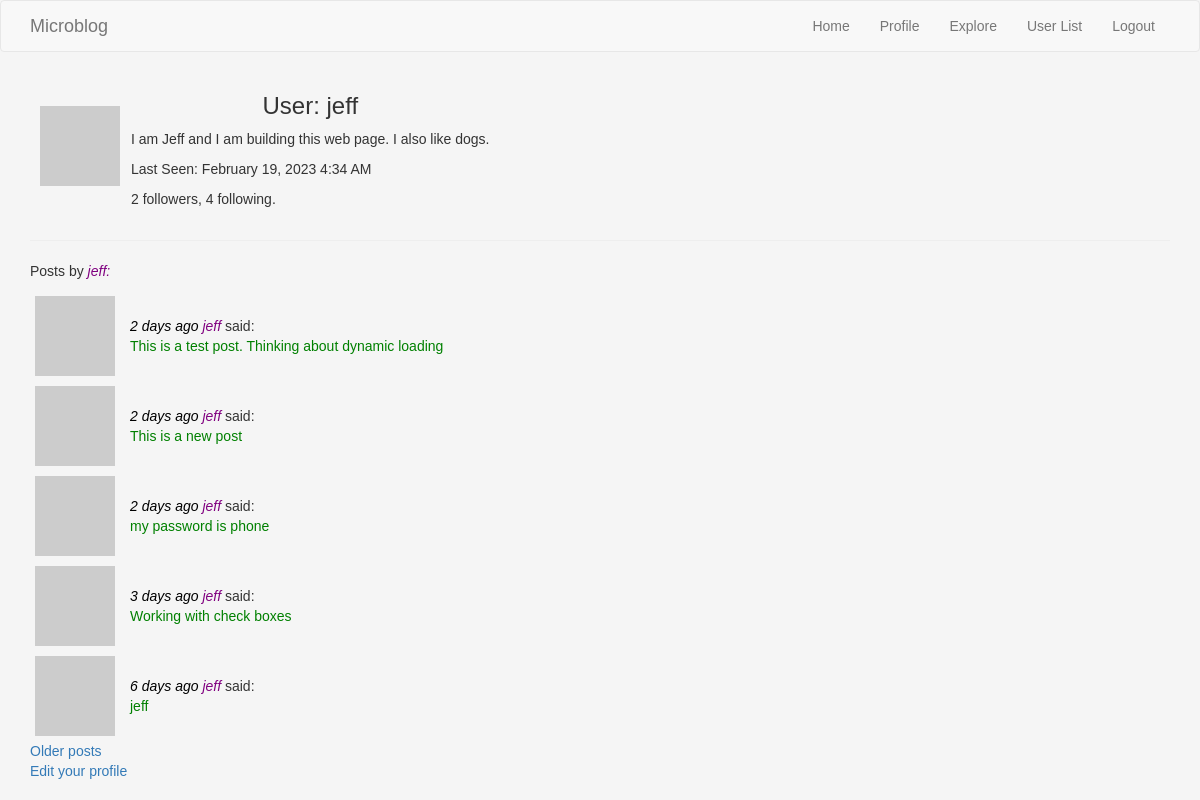
/user/jeff (signed in), run on an earlier commit of the app's database.
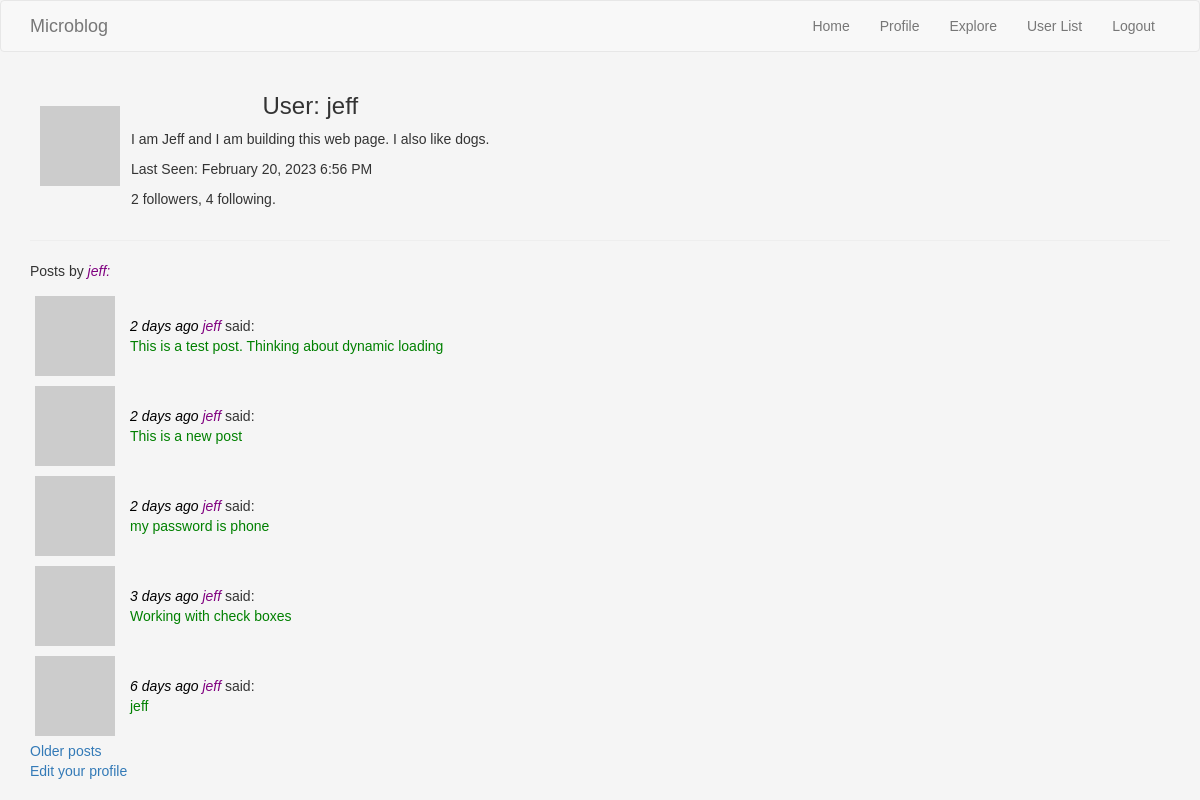
And on a later commit of the database.
### webapp/models.py (models this page shows, shortened)
class User(UserMixin, db.Model):
    id = db.Column(db.Integer, primary_key=True)
    username = db.Column(db.String(64), index=True, unique=True)
    email = db.Column(db.String(120), index=True, unique=True)
    password_hash = db.Column(db.String(128))
    posts = db.relationship('Post', backref='author', lazy='dynamic')
    about_me = db.Column(db.String(140))
    last_seen = db.Column(db.DateTime, default=datetime.utcnow)
    followed = db.relationship(
        'User', secondary=followers,
        primaryjoin=(followers.c.follower_id == id),
        secondaryjoin=(followers.c.followed_id == id),
        backref=db.backref('followers', lazy='dynamic'), lazy='dynamic')
    def user_posts(self):
        own_posts = Post.query.filter_by(user_id=self.id)
        return own_posts.order_by(Post.timestamp.desc())
    def __repr__(self):
        return '<User {}>'.format(self.username)
    def avatar(self, size):
        digest = md5(self.email.lower().encode('utf-8')).hexdigest()
        return 'https://www.gravatar.com/avatar/{}?d=identicon&s={}'.format(digest, size)

class Post(db.Model):
    id = db.Column(db.Integer, primary_key=True)
    body = db.Column(db.String(140))
    timestamp = db.Column(db.DateTime, index=True, default=datetime.utcnow)
    user_id = db.Column(db.Integer, db.ForeignKey('user.id'))

### webapp/routes.py (the view)
@webapp.route('/user/<username>')
@login_required
def user(username):
    user = User.query.filter_by(username=username).first_or_404()
    page = request.args.get('page', 1, type=int)
    posts = user.user_posts().order_by(Post.timestamp.desc()).paginate(page=page,
                                                                       per_page=webapp.config['POSTS_PER_PAGE'],
                                                                       error_out=False)
    next_url = url_for('user', username=user.username, page=posts.next_num) \
        if posts.has_next else None
    prev_url = url_for('user', username=user.username, page=posts.prev_num) \
        if posts.has_prev else None
    print(f"User Profile for: {username}")
    print("    User", User)
    print("    username", User.username)
    print("    current_user ", current_user)
    form = EmptyForm()
    return render_template('user.html',
                           user=user,
                           posts=posts,
                           form=form,
                           next_url=next_url,
                           prev_url=prev_url)

### webapp/models.py (called while the page is built)
@login.user_loader
def load_user(id):
    return User.query.get(int(id))

### webapp/routes.py (called while the page is built)
@webapp.before_request
def before_request():
    if current_user.is_authenticated:
        current_user.last_seen = datetime.utcnow()
        db.session.commit()

### webapp/templates/user.html (shortened to what this page needs)
{% extends "base.html" %}
{% block app_content %}
    <table>
        <tr class="userprofile">
            <td class="aboutme avatar"><img src="{{ user.avatar(128) }}"></td>
            <td class="aboutme">
                <h3 class="aboutme">User: {{ user.username }}</h3>
                {% if user.about_me %}<p><span class="aboutme">{{ user.about_me }}</span></p>{% endif %}
                {% if user.last_seen %} <p>Last Seen: {{ moment(user.last_seen).format('LLL') }}</p>{% endif %}
            <p>{{  user.followers.count() }} followers, {{ user.followed.count() }} following.</p></td>
       </tr>
    </table>
    <hr>
    <p>Posts by <span class="blogname"> {{ user.username }}:</span></p>
    <table>
        {% for post in posts %}
            {% include '_post.html' %}
        {% endfor %}
    </table>
    {% if next_url %}
        <a href="{{ next_url }}">Older posts</a>
    {% endif %}
    {% if user == current_user %}
        <p><a href="{{ url_for('edit_profile') }}">Edit your profile</a></p>
    {% endif %}
{% endblock %}

### webapp/templates/base.html (shortened to what this page needs)
{% extends 'bootstrap/base.html' %}
{% block styles %}
{{super()}}
  <link rel="stylesheet" href="{{url_for('static', filename='css/mystyle.css')}}">
{% endblock %}
{% block navbar %}
    <nav class="navbar navbar-default">
        <div class="container">
            <div class="navbar-header">
                <a class="navbar-brand" href="{{ url_for('index') }}">Microblog</a>
            </div>
            <div class="collapse navbar-collapse" id="bs-example-navbar-collapse-1">
                <ul class="nav navbar-nav navbar-right">
                    {% if current_user.is_anonymous %}
                        <li><a href="{{ url_for('login') }}">Login</a></li>
                    {% else %}
                    <li><a href="{{ url_for('index') }}">Home</a></li>
                        <li><a href="{{ url_for('user', username=current_user.username) }}">Profile</a></li>
                        <li><a href="{{ url_for('explore') }}">Explore</a></li>
                        <li><a href="{{ url_for('user_list') }}">User List</a></li>
                        <li><a href="{{ url_for('logout') }}">Logout</a></li>
                    {% endif %}
                </ul>
            </div>
        </div>
    </nav>
{% endblock %}
{% block content %}
    <div class="container">
        {% block app_content %}{% endblock %}
    </div>
{% endblock %}

### webapp/templates/_post.html
<tr class="blog">
    <td class="blog"><img src="{{ post.author.avatar(36) }}"></td>
    <td class="blog"><span class="blogname">
            <span class="timestamp">{{ moment(post.timestamp).fromNow() }}</span>
        {% if current_user.username != post.author.username %}
            <a href="{{  url_for('user', username=post.author.username) }}"> {{ post.author.username }} </a></span>
        {% else %}
            {{ post.author.username }}
        {% endif %} </span>
        said: <br><span class="blogpost"> {{  post.body }}</span></td>
</tr>

### webapp/static/css/mystyle.css (style rules this page uses)
body { background-color: whitesmoke; font-family: Verdana, Arial, Helvetica, sans-serif; }
.blog { vertical-align:center }
.blogname { color: purple; font-style: italic; }
tr.blog { border: inherit; }
td.blog { padding: 5px; padding-right: 10px; }
.blogpost { color:green; }
.userprofile { text-align: center; vertical-align: center; }
.aboutme { text-align: left; }
h3.aboutme { text-align: center; }
td.avatar { vertical-align: center; }
td.aboutme { padding: 10px; padding-bottom: 1px; padding-top: 1px; padding-right: 1px; }
.timestamp { color: black; font-style: italic; }

What changed in the data, as far as the page shows it:
changed User "jeff": last_seen "February 19, 2023 4:34 AM" → "February 20, 2023 6:56 PM"
